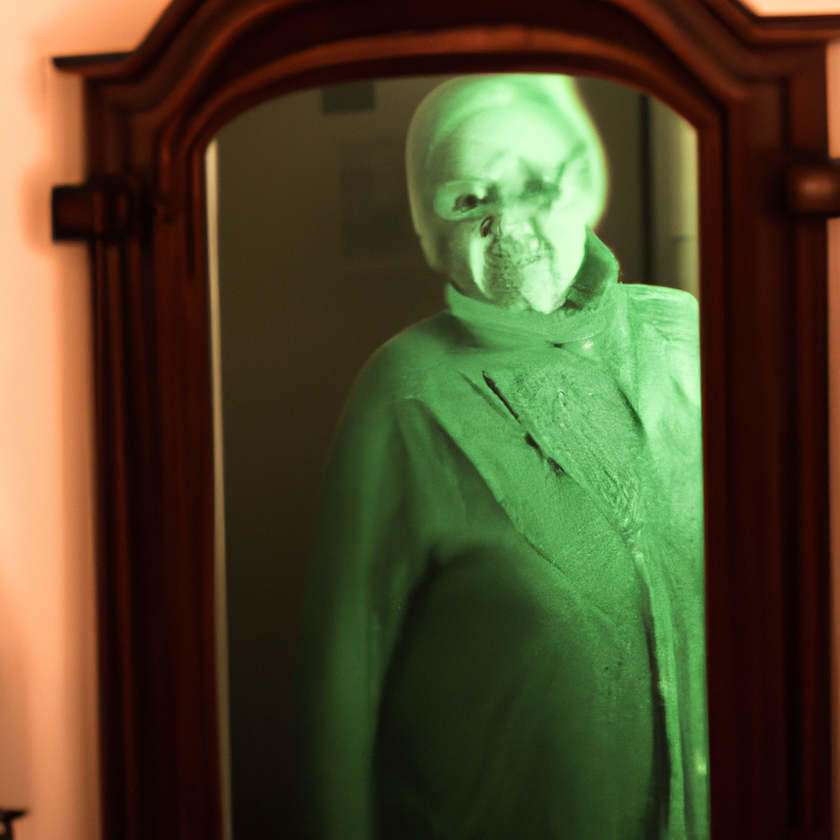
#> input picture test_images/sample1.png, 840 x 840 px, shrunk from 1024 x 1024 before the run
$ python visualize.py --input_dir ../test_images --output_dir out
#> lines starting #> are read from the running program, lines starting #| are printed output that depends on the picture
import os
import cv2
import argparse
import numpy as np


def visualize(input_dir, output_dir):
    # Create the output directory if it doesn't exist
#> called with input_dir = '../test_images', output_dir = 'out'
    if not os.path.exists(output_dir):
        os.makedirs(output_dir)

    # Get the list of input images
    input_images = [
        os.path.join(input_dir, f)
        for f in os.listdir(input_dir)
        if f.endswith((".jpg", ".png"))
    ]

    # Iterate over the input images
    for input_image in input_images:
        # Read the input image
        image = cv2.imread(input_image)
#> image is the input picture: shape (840, 840, 3); mean B, G, R 42.1, 72.4, 78.6

        # Get the filename without extension
        filename = os.path.splitext(os.path.basename(input_image))[0]

        # Create a canvas for visualization
        canvas = np.zeros((image.shape[0], image.shape[1] * 2, 3), dtype=np.uint8)

        # Place the input image on the left side of the canvas
        canvas[:, : image.shape[1], :] = image
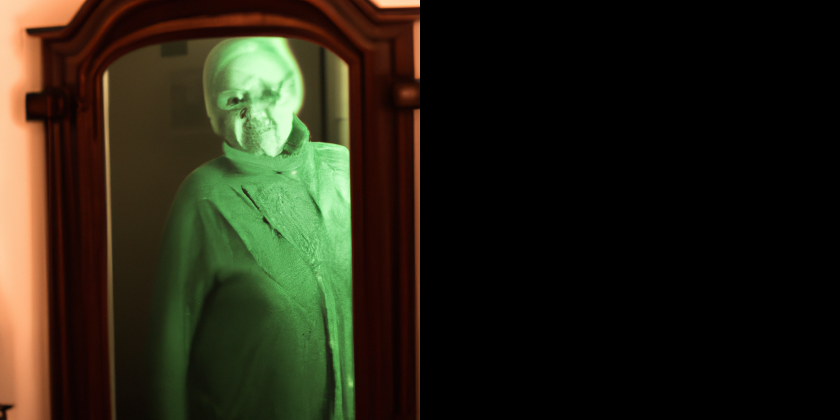
#> canvas: shape (840, 1680, 3) (shown at 1/2 size); mean B, G, R 21.1, 36.2, 39.3

        # Read the corresponding colorized image
        colorized_path = os.path.join(output_dir, f"{filename}.png")
        if os.path.exists(colorized_path):
            colorized_image = cv2.imread(colorized_path)
            canvas[:, image.shape[1] :, :] = colorized_image
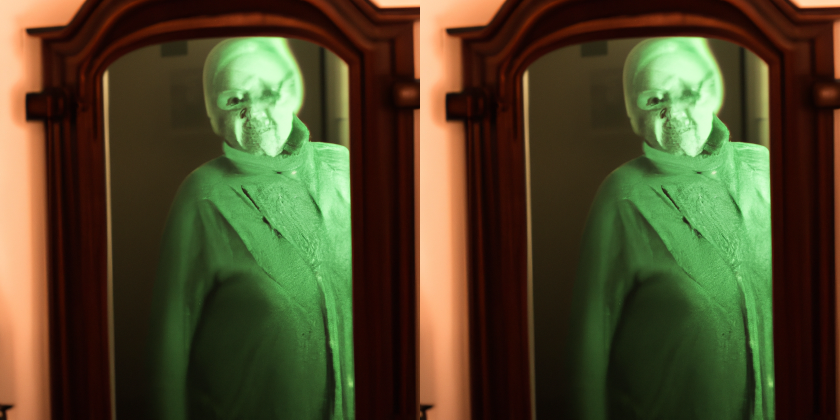
#> canvas: shape (840, 1680, 3) (shown at 1/2 size); mean B, G, R 42.1, 72.4, 78.6

        # Display the canvas
        cv2.imshow("Colorized Image", canvas)
        cv2.waitKey(0)
        cv2.destroyAllWindows()
#> pass 2 of the loop in visualize, `for input_image in input_images:`:
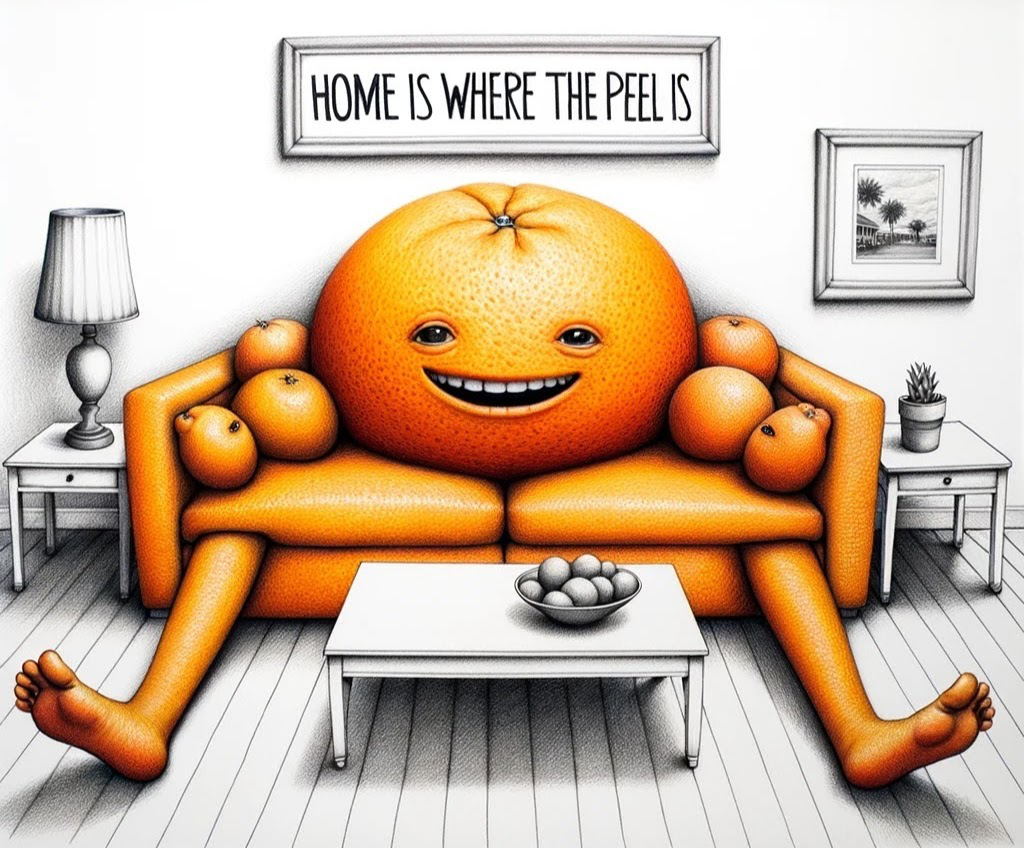
#> input picture test_images/sample2.png, 1024 x 848 px
#> in visualize, image is the input picture: shape (848, 1024, 3); mean B, G, R 156.1, 179.8, 204.4
#> in visualize, `canvas[:, : image.shape[1], :] = image`:
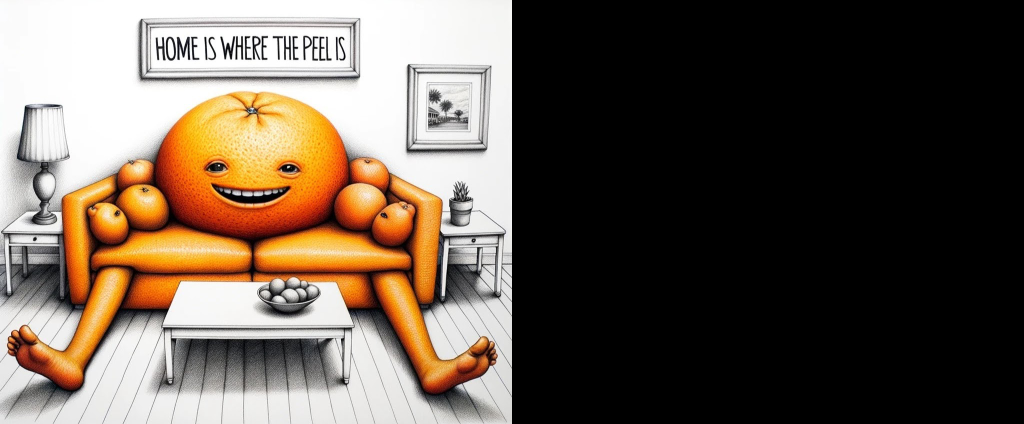
#> canvas: shape (848, 2048, 3) (shown at 1/2 size); mean B, G, R 78.1, 89.9, 102.2
#> in visualize, `canvas[:, image.shape[1] :, :] = colorized_image`:
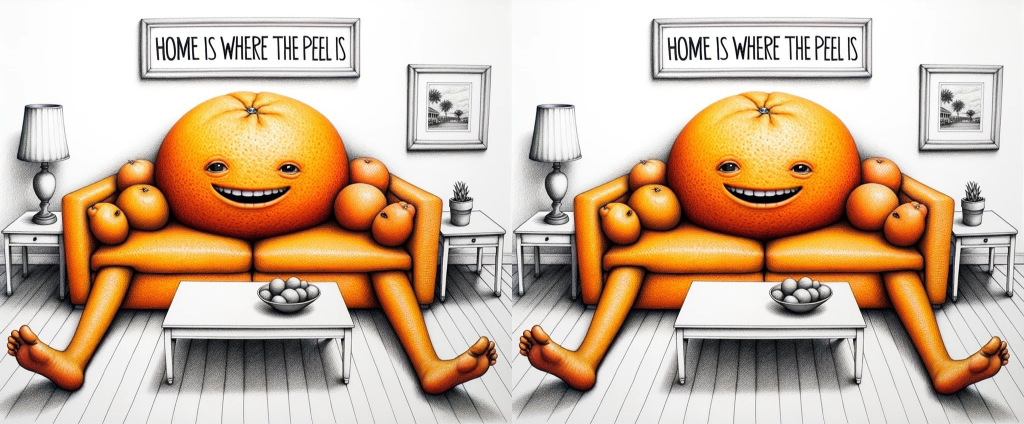
#> canvas: shape (848, 2048, 3) (shown at 1/2 size); mean B, G, R 156.1, 179.8, 204.4


if __name__ == "__main__":
    parser = argparse.ArgumentParser(description="Visualize colorized images")
    parser.add_argument(
        "--input_dir", type=str, required=True, help="Path to the input image directory"
    )
    parser.add_argument(
        "--output_dir",
        type=str,
        required=True,
        help="Path to the output image directory",
    )
    args = parser.parse_args()

    visualize(args.input_dir, args.output_dir)
